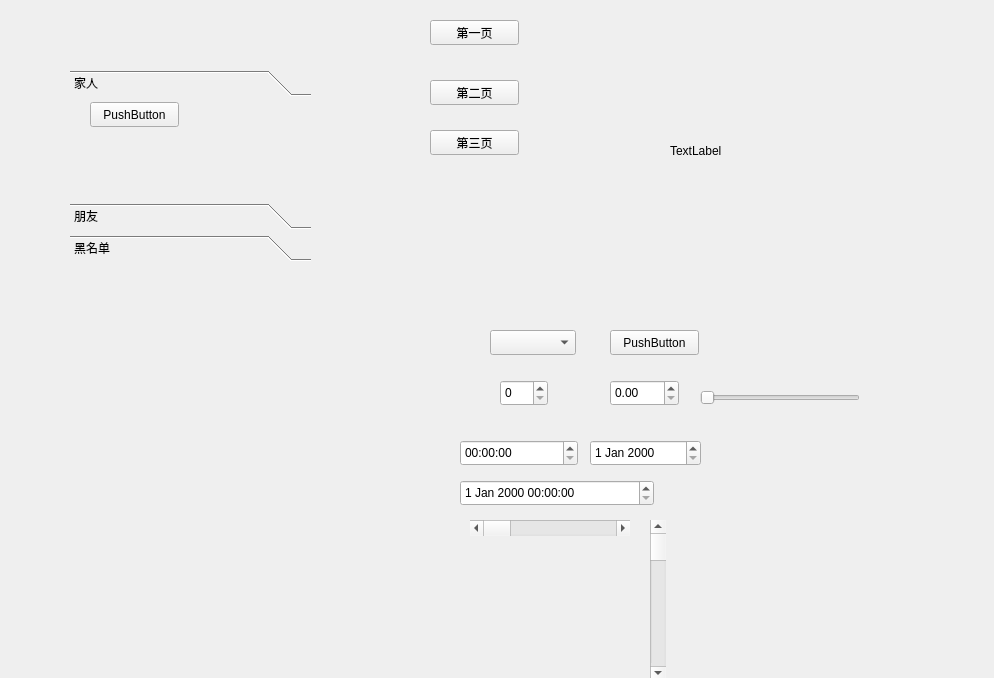
<?xml version="1.0" encoding="UTF-8"?>
<ui version="4.0">
 <class>Widget</class>
 <widget class="QWidget" name="Widget">
  <property name="geometry">
   <rect>
    <x>0</x>
    <y>0</y>
    <width>994</width>
    <height>678</height>
   </rect>
  </property>
  <property name="windowTitle">
   <string>Widget</string>
  </property>
  <widget class="QStackedWidget" name="stackedWidget">
   <property name="geometry">
    <rect>
     <x>20</x>
     <y>30</y>
     <width>391</width>
     <height>401</height>
    </rect>
   </property>
   <property name="currentIndex">
    <number>1</number>
   </property>
   <widget class="QWidget" name="page_6">
    <widget class="QScrollArea" name="scrollArea">
     <property name="geometry">
      <rect>
       <x>50</x>
       <y>10</y>
       <width>161</width>
       <height>271</height>
      </rect>
     </property>
     <property name="widgetResizable">
      <bool>true</bool>
     </property>
     <widget class="QWidget" name="scrollAreaWidgetContents">
      <property name="geometry">
       <rect>
        <x>0</x>
        <y>0</y>
        <width>145</width>
        <height>291</height>
       </rect>
      </property>
      <layout class="QVBoxLayout" name="verticalLayout">
       <item>
        <widget class="QPushButton" name="pushButton_8">
         <property name="text">
          <string>PushButton</string>
         </property>
        </widget>
       </item>
       <item>
        <widget class="QPushButton" name="pushButton_7">
         <property name="text">
          <string>PushButton</string>
         </property>
        </widget>
       </item>
       <item>
        <widget class="QPushButton" name="pushButton_5">
         <property name="text">
          <string>PushButton</string>
         </property>
        </widget>
       </item>
       <item>
        <widget class="QPushButton" name="pushButton_6">
         <property name="text">
          <string>PushButton</string>
         </property>
        </widget>
       </item>
       <item>
        <widget class="QPushButton" name="pushButton_9">
         <property name="text">
          <string>PushButton</string>
         </property>
        </widget>
       </item>
       <item>
        <widget class="QPushButton" name="pushButton_4">
         <property name="text">
          <string>PushButton</string>
         </property>
        </widget>
       </item>
       <item>
        <widget class="QPushButton" name="pushButton_2">
         <property name="text">
          <string>PushButton</string>
         </property>
        </widget>
       </item>
       <item>
        <widget class="QPushButton" name="pushButton_3">
         <property name="text">
          <string>PushButton</string>
         </property>
        </widget>
       </item>
       <item>
        <widget class="QPushButton" name="pushButton">
         <property name="text">
          <string>PushButton</string>
         </property>
        </widget>
       </item>
      </layout>
     </widget>
    </widget>
   </widget>
   <widget class="QWidget" name="page_7">
    <widget class="QToolBox" name="toolBox">
     <property name="geometry">
      <rect>
       <x>50</x>
       <y>40</y>
       <width>241</width>
       <height>191</height>
      </rect>
     </property>
     <property name="currentIndex">
      <number>0</number>
     </property>
     <widget class="QWidget" name="page_3">
      <property name="geometry">
       <rect>
        <x>0</x>
        <y>0</y>
        <width>241</width>
        <height>80</height>
       </rect>
      </property>
      <attribute name="label">
       <string>家人</string>
      </attribute>
      <widget class="QPushButton" name="pushButton_10">
       <property name="geometry">
        <rect>
         <x>20</x>
         <y>0</y>
         <width>89</width>
         <height>25</height>
        </rect>
       </property>
       <property name="text">
        <string>PushButton</string>
       </property>
      </widget>
     </widget>
     <widget class="QWidget" name="page_4">
      <property name="geometry">
       <rect>
        <x>0</x>
        <y>0</y>
        <width>241</width>
        <height>80</height>
       </rect>
      </property>
      <attribute name="label">
       <string>朋友</string>
      </attribute>
      <widget class="QToolButton" name="toolButton">
       <property name="geometry">
        <rect>
         <x>60</x>
         <y>20</y>
         <width>26</width>
         <height>24</height>
        </rect>
       </property>
       <property name="text">
        <string>...</string>
       </property>
      </widget>
     </widget>
     <widget class="QWidget" name="page_5">
      <attribute name="label">
       <string>黑名单</string>
      </attribute>
     </widget>
    </widget>
   </widget>
   <widget class="QWidget" name="page_8">
    <widget class="QTabWidget" name="tabWidget">
     <property name="geometry">
      <rect>
       <x>10</x>
       <y>20</y>
       <width>231</width>
       <height>241</height>
      </rect>
     </property>
     <property name="currentIndex">
      <number>2</number>
     </property>
     <widget class="QWidget" name="tab">
      <attribute name="title">
       <string>百度</string>
      </attribute>
     </widget>
     <widget class="QWidget" name="tab_2">
      <attribute name="title">
       <string>谷歌</string>
      </attribute>
     </widget>
     <widget class="QWidget" name="tab_3">
      <attribute name="title">
       <string>b站</string>
      </attribute>
     </widget>
    </widget>
   </widget>
  </widget>
  <widget class="QPushButton" name="btn1">
   <property name="geometry">
    <rect>
     <x>430</x>
     <y>20</y>
     <width>89</width>
     <height>25</height>
    </rect>
   </property>
   <property name="text">
    <string>第一页</string>
   </property>
   <property name="icon">
    <iconset resource="res.qrc">
     <normaloff>:/Image/Luffy.png</normaloff>:/Image/Luffy.png</iconset>
   </property>
  </widget>
  <widget class="QPushButton" name="btn2">
   <property name="geometry">
    <rect>
     <x>430</x>
     <y>80</y>
     <width>89</width>
     <height>25</height>
    </rect>
   </property>
   <property name="text">
    <string>第二页</string>
   </property>
  </widget>
  <widget class="QPushButton" name="btn3">
   <property name="geometry">
    <rect>
     <x>430</x>
     <y>130</y>
     <width>89</width>
     <height>25</height>
    </rect>
   </property>
   <property name="text">
    <string>第三页</string>
   </property>
  </widget>
  <widget class="QComboBox" name="comboBox">
   <property name="geometry">
    <rect>
     <x>490</x>
     <y>330</y>
     <width>86</width>
     <height>25</height>
    </rect>
   </property>
  </widget>
  <widget class="QPushButton" name="select">
   <property name="geometry">
    <rect>
     <x>610</x>
     <y>330</y>
     <width>89</width>
     <height>25</height>
    </rect>
   </property>
   <property name="text">
    <string>PushButton</string>
   </property>
  </widget>
  <widget class="QSpinBox" name="spinBox">
   <property name="geometry">
    <rect>
     <x>500</x>
     <y>380</y>
     <width>48</width>
     <height>26</height>
    </rect>
   </property>
  </widget>
  <widget class="QDoubleSpinBox" name="doubleSpinBox">
   <property name="geometry">
    <rect>
     <x>610</x>
     <y>380</y>
     <width>69</width>
     <height>26</height>
    </rect>
   </property>
  </widget>
  <widget class="QTimeEdit" name="timeEdit">
   <property name="geometry">
    <rect>
     <x>460</x>
     <y>440</y>
     <width>118</width>
     <height>26</height>
    </rect>
   </property>
  </widget>
  <widget class="QDateEdit" name="dateEdit">
   <property name="geometry">
    <rect>
     <x>590</x>
     <y>440</y>
     <width>111</width>
     <height>26</height>
    </rect>
   </property>
  </widget>
  <widget class="QDateTimeEdit" name="dateTimeEdit">
   <property name="geometry">
    <rect>
     <x>460</x>
     <y>480</y>
     <width>194</width>
     <height>26</height>
    </rect>
   </property>
  </widget>
  <widget class="QScrollBar" name="horizontalScrollBar">
   <property name="geometry">
    <rect>
     <x>470</x>
     <y>520</y>
     <width>160</width>
     <height>16</height>
    </rect>
   </property>
   <property name="orientation">
    <enum>Qt::Horizontal</enum>
   </property>
  </widget>
  <widget class="QScrollBar" name="verticalScrollBar">
   <property name="geometry">
    <rect>
     <x>650</x>
     <y>520</y>
     <width>16</width>
     <height>160</height>
    </rect>
   </property>
   <property name="orientation">
    <enum>Qt::Vertical</enum>
   </property>
  </widget>
  <widget class="QSlider" name="horizontalSlider">
   <property name="geometry">
    <rect>
     <x>700</x>
     <y>390</y>
     <width>160</width>
     <height>16</height>
    </rect>
   </property>
   <property name="orientation">
    <enum>Qt::Horizontal</enum>
   </property>
  </widget>
  <widget class="QLabel" name="label">
   <property name="geometry">
    <rect>
     <x>80</x>
     <y>430</y>
     <width>251</width>
     <height>151</height>
    </rect>
   </property>
   <property name="text">
    <string/>
   </property>
   <property name="pixmap">
    <pixmap resource="res.qrc">:/Image/Luffy.png</pixmap>
   </property>
  </widget>
  <widget class="QLabel" name="movie">
   <property name="geometry">
    <rect>
     <x>670</x>
     <y>60</y>
     <width>221</width>
     <height>181</height>
    </rect>
   </property>
   <property name="text">
    <string>TextLabel</string>
   </property>
  </widget>
 </widget>
 <layoutdefault spacing="6" margin="11"/>
 <resources>
  <include location="res.qrc"/>
 </resources>
 <connections/>
</ui>
